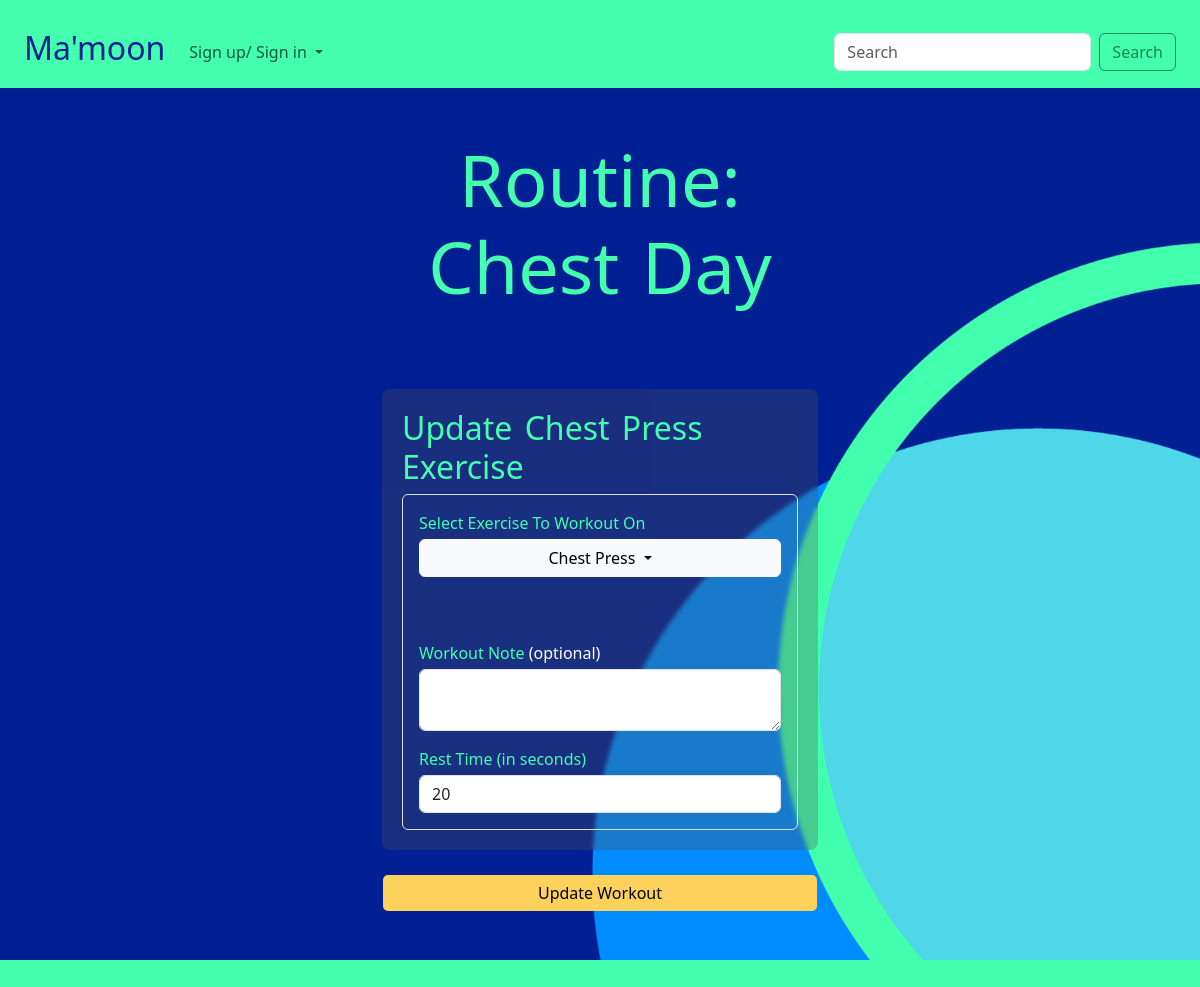
Page /workouts/update/38/ on the committed database.
### routines/models.py (models this page shows, shortened)
class Routine(models.Model):
    name = models.CharField(max_length=256)
    user = models.ForeignKey(User, on_delete=models.CASCADE)
    is_public = models.BooleanField(default=True)

### workouts/models.py (models this page shows, shortened)
class Workout(models.Model):
    routine = models.ForeignKey(Routine, on_delete=models.CASCADE)
    exercise = models.ForeignKey(Exercise, on_delete=models.CASCADE)
    note = models.TextField(blank=True)
    restTime = models.PositiveIntegerField(blank=True)
    start_time = models.DateTimeField(default=timezone.now)
    created_at = models.DateTimeField(auto_now_add=True)

### exercises/models.py (models this page shows, shortened)
class Exercise(models.Model):
    class WorkoutCategory(models.TextChoices):
        HOME_WORKOUT = 'home', 'Home Workout'
        CLUB_WORKOUT = 'club', 'Club Workout'
        BOTH_WORKOUTS = 'both', 'Home and Club Workouts'
    class EquipmentCategory(models.TextChoices):
        NO_EQUIPMENT = 'none', 'No Machine'
        MACHINE = 'machine', 'Machine'
    class ExerciseCategory(models.TextChoices):
        STRENGTH = 'strength', 'Strength'
        CARDIO = 'cardio', 'Cardio'
        FLEXIBILITY = 'flexibility', 'Flexibility'
    name = models.CharField(max_length=256)
    description = models.TextField(blank=True)
    image = models.ImageField(upload_to="media/images/exercises/")
    video_link = models.URLField(blank=True)
    video = models.FileField(upload_to="media/videos/", blank=True)
    workout_category = models.CharField(
        max_length=30,
        choices=WorkoutCategory.choices
    )
    equipment_category = models.CharField(
        max_length=30,
        choices=EquipmentCategory.choices
    )
    exercise_category = models.CharField(
        max_length=30,
        choices=ExerciseCategory.choices
    )

### workouts/views.py (the view, shortened to what this page needs)
# urls.py: path("update/<workout_id>/", views.update_workout_view, name="update_workout_view"),
def update_workout_view(request:HttpRequest, workout_id:int):
    workout = Workout.objects.get(pk=workout_id)
    routine = Routine.objects.get(pk=workout.routine.id)
    exercises = Exercise.objects.all()
    return render(
        request,"workouts/update_workout.html",
        {
            "routine": routine,
            'workout':workout,
            'exercises': exercises,
        },
    )

### workouts/templates/workouts/update_workout.html (shortened to what this page needs)
{% extends 'main/base.html' %}
{% block content %}
{% load static %}
<div class="d-flex flex-column justify-content-center align-items-center">
    <div class="row justify-content-center w-100">
        <div class="col-12 col-sm-10 col-lg-5">
            <form class="d-flex flex-column gap-4" action="{% url 'workouts:update_workout_view' workout.id %}" method="post" enctype="multipart/form-data">
                <div class="d-flex flex-column mb-5" style="width: 100%;">
                    <h1 class="text-sm-center">Routine: {{ routine.name }}</h1>
                </div>
                <div class="transparent-bg">
                    <h2>Update {{ workout.exercise.name }} Exercise</h2>
                    <div class="d-flex flex-column gap-3 border p-3 rounded">
                        <div class="d-flex flex-column gap-1 mb-5">
                            <label for="exercise">Select Exercise To Workout On</label>
                            <div class="dropdown">
                                <button class="btn btn-light dropdown-toggle w-100" type="button" id="exerciseDropdown" data-bs-toggle="dropdown">
                                    {{ workout.exercise.name }}
                                </button>
                            </div>
                        </div>
                        <div class="d-flex flex-column gap-1">
                            <label for="note">Workout Note <span class="text-white">(optional)</span></label>
                            <textarea name="note" id="note" class="form-control">{{ workout.note }}</textarea>
                        </div>
                        <div class="d-flex flex-column gap-1">
                            <label for="restTime">Rest Time (in seconds)</label>
                            <input type="number" name="restTime" id="restTime" value="{{ workout.restTime }}" placeholder="e.g., 30" class="form-control" />
                        </div>
                    </div>
                </div>
                <input type="submit" value="Update Workout" class="btn form-control" style="background-color: #fcd15c; color: black"/>
            </form>
        </div>
    </div>
</div>
{% endblock %}

### main/static/css/style.css (style rules this page uses)
body { background-color: #43FFAE; }
h1 { font-size: 4.5rem; color: #43FFAE; }
h1, h2 { word-spacing: 4px; }
.transparent-bg { background-color: rgba(83, 83, 83, 0.3); border-radius: 8px; padding: 20px; backdrop-filter: blur(2px); }

### rows in the picture
Routine: name "Chest Day"
Workout: exercise.name "Chest Press", restTime "20"
